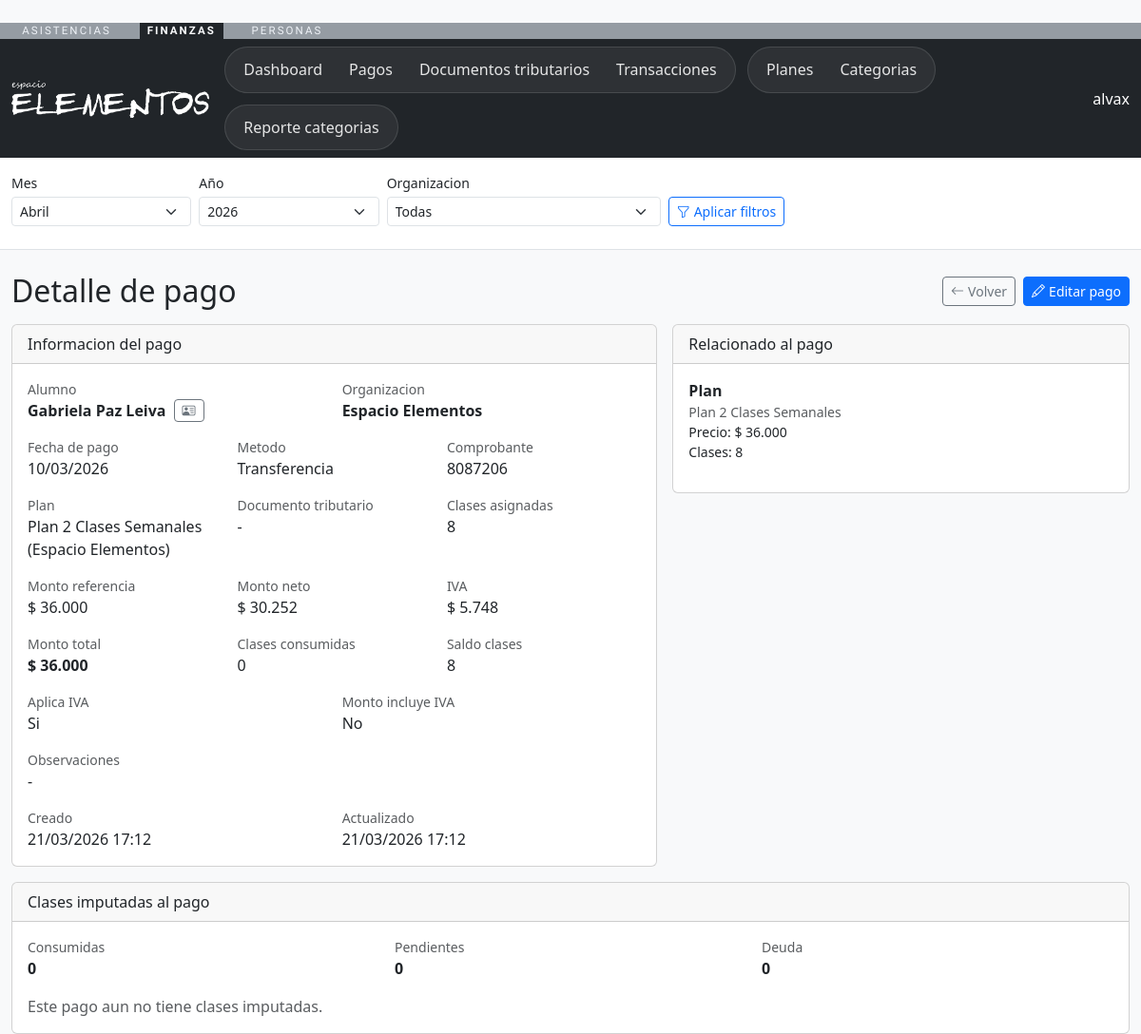
Before: /finanzas/pagos/41/ (signed in) with the older database file.
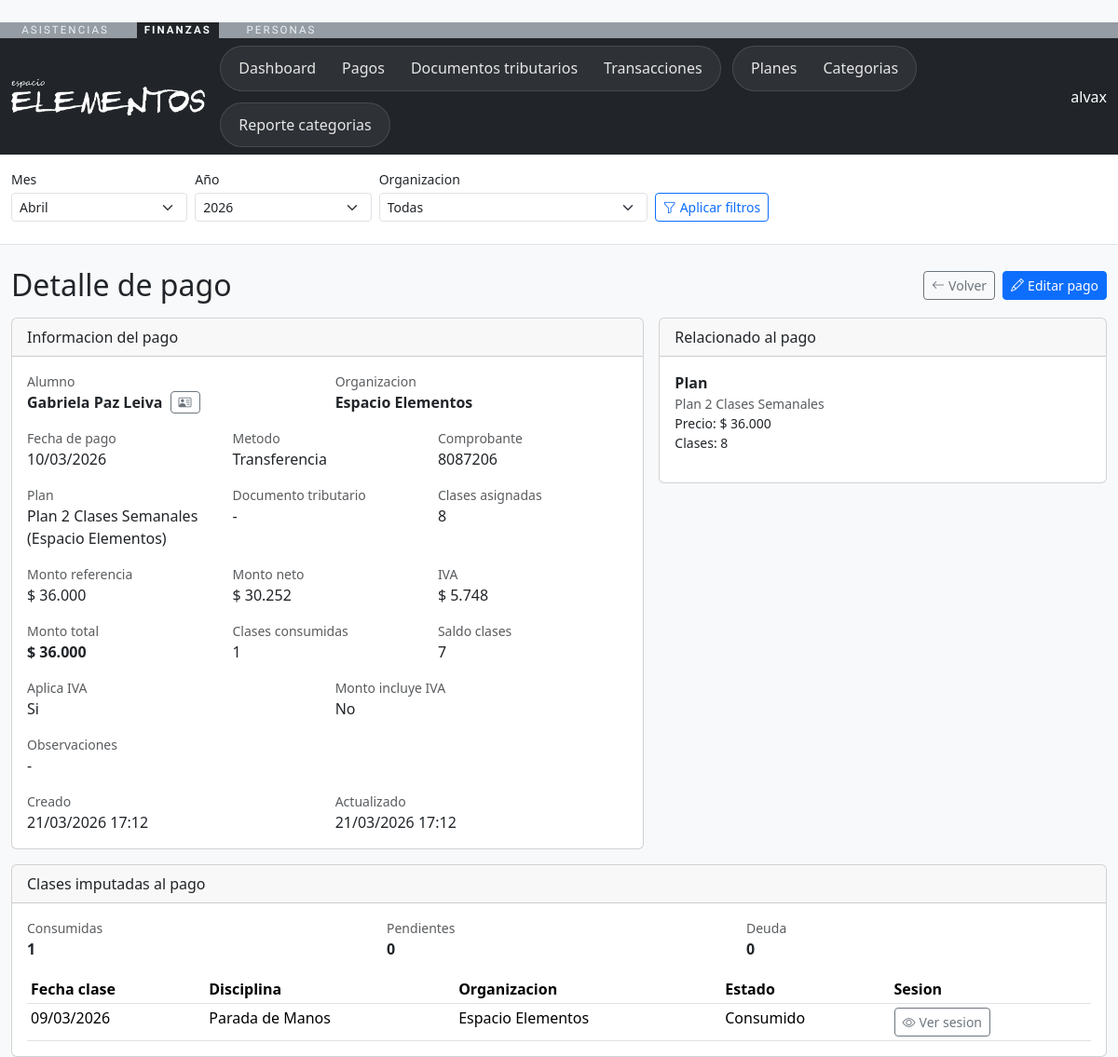
After: the same page with the newer database file.
### finanzas/models.py (models this page shows, shortened)
class TimeStampedModel(models.Model):
    creado_en = models.DateTimeField(auto_now_add=True)
    actualizado_en = models.DateTimeField(auto_now=True)
    class Meta:
        abstract = True

class AttendanceConsumption(TimeStampedModel):
    class Estado(models.TextChoices):
        CONSUMIDO = "consumido", "Consumido"
        PENDIENTE = "pendiente", "Pendiente"
        DEUDA = "deuda", "Deuda"
    asistencia = models.OneToOneField(
        "asistencias.Asistencia",
        on_delete=models.CASCADE,
        related_name="consumo_financiero",
    )
    persona = models.ForeignKey(
        "personas.Persona",
        on_delete=models.CASCADE,
        related_name="consumos_asistencia",
    )
    clase_fecha = models.DateField()
    pago = models.ForeignKey(
        Payment,
        on_delete=models.SET_NULL,
        null=True,
        blank=True,
        related_name="consumos",
    )
    estado = models.CharField(max_length=20, choices=Estado.choices, default=Estado.PENDIENTE)
    observaciones = models.TextField(blank=True)
    class Meta:
        verbose_name = "Consumo de asistencia"
        verbose_name_plural = "Consumos de asistencia"
        ordering = ["-clase_fecha", "-id"]
        db_table = "finanzas_attendanceconsumption"
        indexes = [
            models.Index(fields=["persona", "clase_fecha"]),
            models.Index(fields=["estado", "clase_fecha"]),
        ]

### asistencias/models.py (models this page shows, shortened)
class Asistencia(models.Model):
    class Estado(models.TextChoices):
        PRESENTE = "presente", "Presente"
        AUSENTE = "ausente", "Ausente"
        JUSTIFICADA = "justificada", "Justificada"
    sesion = models.ForeignKey(
        SesionClase,
        on_delete=models.CASCADE,
        related_name="asistencias",
    )
    persona = models.ForeignKey(
        "personas.Persona",
        on_delete=models.CASCADE,
        related_name="asistencias",
    )
    estado = models.CharField(
        max_length=20,
        choices=Estado.choices,
        default=Estado.PRESENTE,
    )
    comentario = models.TextField(blank=True)
    registrada_en = models.DateTimeField(auto_now_add=True)
    class Meta:
        verbose_name = "Asistencia"
        verbose_name_plural = "Asistencias"
        unique_together = ("sesion", "persona")
        ordering = ["-registrada_en"]
        db_table = "asistencias_asistencia"

class SesionClase(models.Model):
    class Estado(models.TextChoices):
        PROGRAMADA = "programada", "Programada"
        COMPLETADA = "completada", "Completada"
        CANCELADA = "cancelada", "Cancelada"
    disciplina = models.ForeignKey(
        Disciplina,
        on_delete=models.CASCADE,
        related_name="sesiones",
    )
    bloque = models.ForeignKey(
        BloqueHorario,
        on_delete=models.SET_NULL,
        related_name="sesiones",
        null=True,
        blank=True,
    )
    profesores = models.ManyToManyField(
        "personas.Persona",
        related_name="sesiones_en_equipo",
        blank=True,
        db_table="academia_sesionclase_profesores",
    )
    fecha = models.DateField()
    estado = models.CharField(
        max_length=20,
        choices=Estado.choices,
        default=Estado.PROGRAMADA,
    )
    cupo_maximo = models.PositiveIntegerField(null=True, blank=True)
    notas = models.TextField(blank=True)
    creada_en = models.DateTimeField(auto_now_add=True)
    class Meta:
        verbose_name = "Sesion de clase"
        verbose_name_plural = "Sesiones de clase"
        ordering = ["-fecha"]
        db_table = "academia_sesionclase"
        indexes = [
            models.Index(fields=["fecha", "disciplina"]),
        ]

class Disciplina(models.Model):
    organizacion = models.ForeignKey(
        "personas.Organizacion",
        on_delete=models.CASCADE,
        related_name="disciplinas",
    )
    nombre = models.CharField(max_length=150)
    descripcion = models.TextField(blank=True)
    nivel = models.CharField(max_length=100, blank=True)
    activa = models.BooleanField(default=True)
    creada_en = models.DateTimeField(auto_now_add=True)
    class Meta:
        verbose_name = "Disciplina"
        verbose_name_plural = "Disciplinas"
        unique_together = ("organizacion", "nombre", "nivel")
        ordering = ["nombre"]
        db_table = "academia_disciplina"

### personas/models.py (models this page shows)
class Organizacion(models.Model):
    nombre = models.CharField(max_length=255)
    razon_social = models.CharField(max_length=255, blank=True)
    rut = models.CharField(max_length=20, unique=True)
    es_exenta_iva = models.BooleanField(
        default=False,
        help_text="Marcar si la organizacion aplica exencion de IVA (Ley 21.622).",
    )
    email_contacto = models.EmailField(blank=True)
    telefono_contacto = models.CharField(max_length=50, blank=True)
    sitio_web = models.URLField(blank=True)
    direccion = models.CharField(max_length=255, blank=True)
    creada_en = models.DateTimeField(auto_now_add=True)
    actualizada_en = models.DateTimeField(auto_now=True)
    class Meta:
        verbose_name = "Organizacion"
        verbose_name_plural = "Organizaciones"
        ordering = ["nombre"]
        db_table = "organizaciones_organizacion"
    def __str__(self) -> str:
        return self.nombre

### finanzas/views.py (the view)
# urls.py: path("pagos/<int:pk>/", views.pago_detail, name="pago_detail"),
@admin_finanzas_required
def pago_detail(request, pk):
    context = _base_context(request)
    pago = get_object_or_404(
        Payment.objects.select_related("persona", "organizacion", "plan", "documento_tributario").prefetch_related(
            Prefetch(
                "consumos",
                queryset=AttendanceConsumption.objects.select_related(
                    "asistencia__sesion__disciplina",
                    "asistencia__sesion__disciplina__organizacion",
                ).order_by("-clase_fecha", "-id"),
            )
        ),
        pk=pk,
    )
    consumos = list(pago.consumos.all())
    consumos_consumidos = sum(1 for item in consumos if item.estado == AttendanceConsumption.Estado.CONSUMIDO)
    consumos_pendientes = sum(1 for item in consumos if item.estado == AttendanceConsumption.Estado.PENDIENTE)
    consumos_deuda = sum(1 for item in consumos if item.estado == AttendanceConsumption.Estado.DEUDA)
    saldo_clases = pago.clases_asignadas - consumos_consumidos
    context.update(
        {
            "pago": pago,
            "consumos": consumos,
            "consumos_consumidos": consumos_consumidos,
            "consumos_pendientes": consumos_pendientes,
            "consumos_deuda": consumos_deuda,
            "saldo_clases": saldo_clases,
            "back_url": request.META.get("HTTP_REFERER") or _url_with_query(request, "finanzas:pagos_list"),
        }
    )
    return render(request, "finanzas/pago_detail.html", context)

### asistencias/views.py (called while the page is built)
def _nav_context(request):
    persona = getattr(request.user, "persona", None)
    roles = []
    if persona:
        roles = list(persona.roles.filter(activo=True).values_list("rol__codigo", flat=True))
    return {"persona": persona, "roles_usuario": roles}

### finanzas/models.py (called while the page is built)
    def __str__(self) -> str:
        return f"{self.nombre} ({self.organizacion})"

### finanzas/templatetags/finanzas_format.py (called while the page is built)
@register.filter(name="clp")
def clp(value):
    if value in (None, ""):
        return "$ 0"
    try:
        monto = Decimal(str(value))
    except (InvalidOperation, TypeError, ValueError):
        return value
    monto = monto.quantize(Decimal("1"), rounding=ROUND_HALF_UP)
    signo = "-" if monto < 0 else ""
    entero = f"{abs(int(monto)):,}".replace(",", ".")
    return f"{signo}$ {entero}"

### finanzas/views.py (called while the page is built)
def _base_context(request):
    context = _nav_context(request)
    context["organizaciones"] = Organizacion.objects.all().order_by("nombre")
    return context

def _url_with_query(request, route_name, **kwargs):
    query = request.GET.urlencode()
    url = reverse(route_name, kwargs=kwargs or None)
    if query:
        url = f"{url}?{query}"
    return url

### personas/models.py (called while the page is built)
    def __str__(self) -> str:
        return f"{self.nombres} {self.apellidos}".strip()

### finanzas/templates/finanzas/pago_detail.html (shortened to what the changed rows need)
﻿{% extends "finanzas/base_finanzas.html" %}
{% load finanzas_format %}
{% block content %}
<div class="mt-4">
  <div class="d-flex justify-content-between align-items-center mb-3">
    <h2 class="mb-0">Detalle de pago</h2>
  </div>
  <div class="row g-3">
    <div class="col-lg-7">
      <div class="card">
        <div class="card-body">
          <div class="row g-3">
            <div class="col-md-4">
              <div class="small text-muted">Clases consumidas</div>
              <div>{{ consumos_consumidos }}</div>
            </div>
            <div class="col-md-4">
              <div class="small text-muted">Saldo clases</div>
              <div>{{ saldo_clases }}</div>
            </div>
          </div>
        </div>
      </div>
    </div>
  </div>
  <div class="card mt-3">
    <div class="card-body">
      <div class="row g-3 mb-3">
        <div class="col-md-4">
          <div class="small text-muted">Consumidas</div>
          <div class="fw-semibold">{{ consumos_consumidos }}</div>
        </div>
        <div class="col-md-4">
        </div>
        <div class="col-md-4">
        </div>
      </div>
      {% if consumos %}
      <div class="table-responsive">
        <table class="table table-sm mb-0">
          <thead>
            <tr>
              <th>Fecha clase</th>
              <th>Disciplina</th>
              <th>Organizacion</th>
              <th>Estado</th>
              <th>Sesion</th>
            </tr>
          </thead>
          <tbody>
            {% for item in consumos %}
            <tr>
              <td>{{ item.clase_fecha|date:"d/m/Y" }}</td>
              <td>{{ item.asistencia.sesion.disciplina.nombre }}</td>
              <td>{{ item.asistencia.sesion.disciplina.organizacion.nombre }}</td>
              <td>{{ item.get_estado_display }}</td>
              <td>
                <a class="btn btn-sm btn-outline-secondary" href="{% url 'asistencias:sesion_detail' item.asistencia.sesion.pk %}?periodo_mes={{ periodo_mes }}&periodo_anio={{ periodo_anio }}{% if organizacion_id %}&organizacion={{ organizacion_id }}{% endif %}">
                  <i class="bi bi-eye"></i><span class="ms-1">Ver sesion</span>
                </a>
              </td>
            </tr>
            {% endfor %}
          </tbody>
        </table>
      </div>
      {% else %}
      <div class="text-muted">Este pago aun no tiene clases imputadas.</div>
      {% endif %}
    </div>
  </div>
</div>
{% endblock %}

Changed rows visible on the page:
added AttendanceConsumption: clase_fecha "09/03/2026", asistencia.sesion.disciplina.nombre "Parada de Manos", asistencia.sesion.disciplina.organizacion.nombre "Espacio Elementos", estado "Consumido"
Other visible differences:
{{ consumos_consumidos }}: "0" → "1"
{{ saldo_clases }}: "8" → "7"
text no longer shown: "Este pago aun no tiene clases imputadas."
text now shown: "Fecha clase Disciplina Organizacion Estado Sesion"
